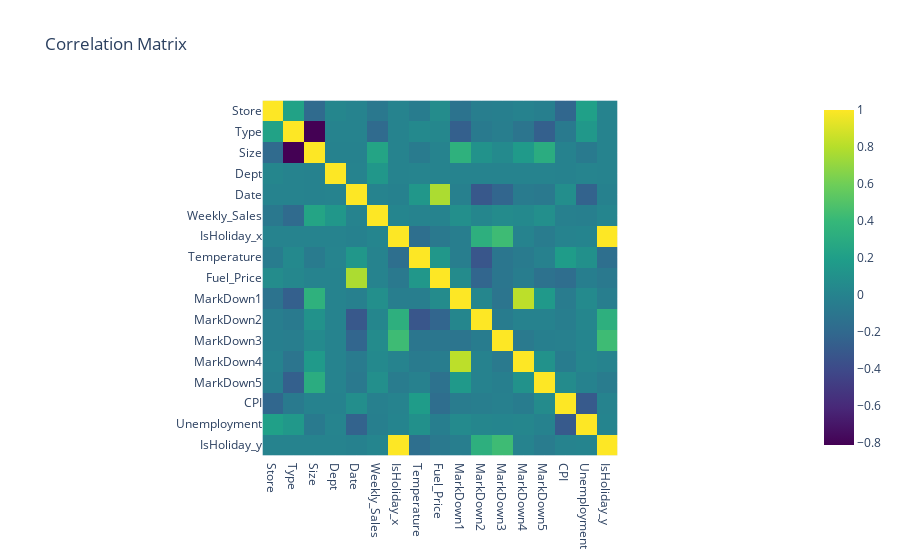

The notebook cell this image was saved under:
### Code cell
#Creating and Displaying Correlation Matrix Plot
correlation_matrix = df4.corr()
fig = px.imshow(correlation_matrix, color_continuous_scale='Viridis', title="Correlation Matrix")
fig.show()

### Figure 1 — Plotly figure (JSON) as saved in the notebook; plotly's stock layout.template omitted (floating-point values rounded to 4 significant figures; data arrays with more than 128 entries replaced by an {"elided": "..."} marker saying what was removed)
{"data": [{"coloraxis": "coloraxis", "hovertemplate": "x: %{x}<br>y: %{y}<br>color: %{z}<extra></extra>", "name": "0", "type": "heatmap", "x": ["Store", "Type", "Size", "Dept", "Date", "Weekly_Sales", "IsHoliday_x", "Temperature", "Fuel_Price", "MarkDown1", "MarkDown2", "MarkDown3", "MarkDown4", "MarkDown5", "CPI", "Unemployment", "IsHoliday_y"], "xaxis": "x", "y": ["Store", "Type", "Size", "Dept", "Date", "Weekly_Sales", "IsHoliday_x", "Temperature", "Fuel_Price", "MarkDown1", "MarkDown2", "MarkDown3", "MarkDown4", "MarkDown5", "CPI", "Unemployment", "IsHoliday_y"], "yaxis": "y", "z": {"elided": "17x17 float values"}}], "layout": {"coloraxis": {"colorscale": [[0, "#440154"], [0.1111, "#482878"], [0.2222, "#3e4989"], [0.3333, "#31688e"], [0.4444, "#26828e"], [0.5556, "#1f9e89"], [0.6667, "#35b779"], [0.7778, "#6ece58"], [0.8889, "#b5de2b"], [1, "#fde725"]]}, "title": {"text": "Correlation Matrix"}, "xaxis": {"anchor": "y", "constrain": "domain", "domain": [0, 1], "scaleanchor": "y"}, "yaxis": {"anchor": "x", "autorange": "reversed", "constrain": "domain", "domain": [0, 1]}}}
